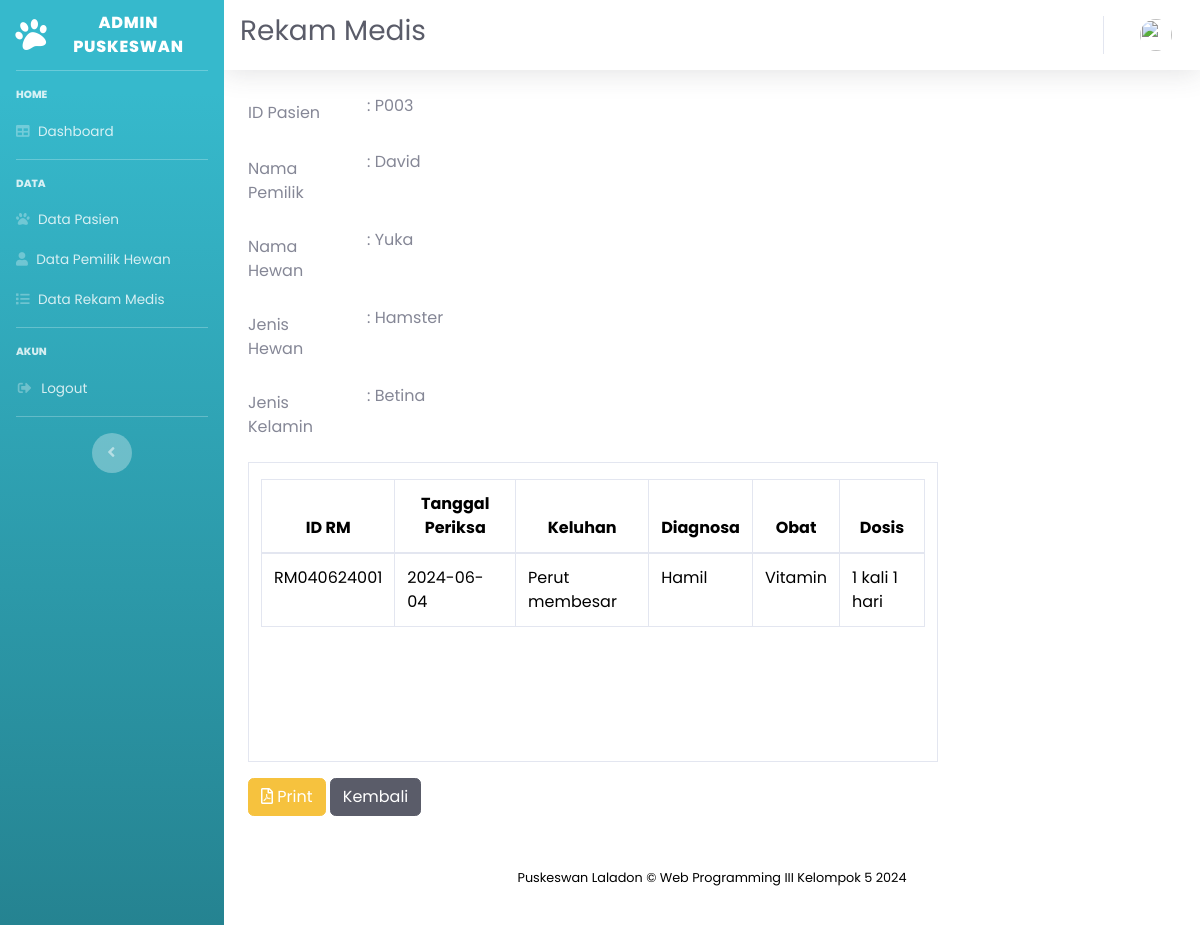
The page /admin/tombolRM/P003 on the database its author committed.
### tables this page shows
CREATE TABLE `pasien` (
  `id_hewan` char(4) NOT NULL,
  `id_user` char(4) NOT NULL,
  `nama_hewan` varchar(128) NOT NULL,
  `jns_hewan` varchar(128) NOT NULL,
  `jns_klmn` varchar(11) NOT NULL
);

CREATE TABLE `user` (
  `id_user` char(4) NOT NULL,
  `nama` varchar(128) NOT NULL,
  `nik` varchar(20) NOT NULL,
  `alamat` text NOT NULL,
  `email` varchar(150) NOT NULL,
  `no_telp` varchar(15) NOT NULL,
  `password` varchar(256) NOT NULL,
  `image` varchar(128) NOT NULL
);

CREATE TABLE `rekam_medis` (
  `id_rm` char(11) NOT NULL,
  `id_user` varchar(4) NOT NULL,
  `id_hewan` varchar(4) NOT NULL,
  `tgl_sekarang` date NOT NULL,
  `keluhan` varchar(256) NOT NULL,
  `status` varchar(20) NOT NULL
);

CREATE TABLE `detail_rm` (
  `id_rm` char(11) NOT NULL,
  `diagnosa` varchar(256) NOT NULL,
  `obat` varchar(256) NOT NULL,
  `dosis` varchar(256) NOT NULL,
  `status` varchar(20) NOT NULL
);

### application/controllers/Admin.php (called while the page is built, shortened)
<?php
class Admin extends CI_Controller
{
    public function __construct()
    {
        $this->load->library('form_validation');
        $this->load->model('ModelAdmin');
    }
    public function tombolRM()
    {
        $data['judul'] = "Rekam Medis";
        $data['admin'] = $this->ModelAdmin->cekData(['username' => $this->session->userdata('username')])->row_array();
        $id_hewan = $this->uri->segment(3);
        $data['pasien'] = $this->ModelPasien->getPasienWithOwner($id_hewan);
        if ($data['pasien']) {
            $data['rekam'] = $this->ModelPasien->getRekamMedisAdmin($id_hewan);
        } else {
            $data['rekam'] = [];
        }
        $this->load->view('temp/header', $data);
        $this->load->view('temp/sidebar_admin', $data);
        $this->load->view('temp/topbar-admin', $data);
        $this->load->view('admin/rekam-pasien', $data);
        $this->load->view('temp/footer');
    }
}

### index.php (called while the page is built, shortened)
<?php
require_once BASEPATH.'core/CodeIgniter.php';

### application/models/ModelPasien.php (called while the page is built, shortened)
<?php
class ModelPasien extends CI_Model
{
    public function getPasienWithOwner($id_hewan)
    {
        $this->db->select('pasien.*, user.nama AS nama_pemilik');
        $this->db->from('pasien');
        $this->db->join('user', 'pasien.id_user = user.id_user', 'left');
        $this->db->where('pasien.id_hewan', $id_hewan);
        return $this->db->get()->row_array();
    }
    public function getRekamMedisAdmin($id_hewan) {
        $this->db->select('rekam_medis.id_rm, rekam_medis.tgl_sekarang, rekam_medis.keluhan, detail_rm.diagnosa, detail_rm.obat, detail_rm.dosis, pasien.id_hewan, pasien.nama_hewan, pasien.jns_hewan, pasien.jns_klmn, user.nama as nama_pemilik');
        $this->db->from('rekam_medis');
        $this->db->join('pasien', 'rekam_medis.id_hewan = pasien.id_hewan');
        $this->db->join('user', 'pasien.id_user = user.id_user');
        $this->db->join('detail_rm', 'rekam_medis.id_rm = detail_rm.id_rm');
        $this->db->where('rekam_medis.id_hewan', $id_hewan);
        return $this->db->get()->result_array();
    }
}

### application/views/admin/rekam-pasien.php (the view, shortened to what this page needs)
<div class="container-fluid">
    <div class="row">
        <div class="col-lg-9">
            <?php if (!empty($pasien)) { ?>
                <div class="form-group row">
                    <label for="nama_hewan" class="col-sm-2 col-form-label">ID Pasien</label>
                    <div class="col-sm-8">
                        <p> : <?php echo $pasien['id_hewan']; ?></p>
                    </div>
                </div>
                <div class="form-group row">
                    <label for="nama_pemilik" class="col-sm-2 col-form-label">Nama Pemilik</label>
                    <div class="col-sm-8">
                        <p> : <?php echo $pasien['nama_pemilik']; ?></p>
                    </div>
                </div>
                <div class="form-group row">
                    <label for="nama_hewan" class="col-sm-2 col-form-label">Nama Hewan</label>
                    <div class="col-sm-8">
                        <p> : <?php echo $pasien['nama_hewan']; ?></p>
                    </div>
                </div>
                <div class="form-group row">
                    <label for="jns_hewan" class="col-sm-2 col-form-label">Jenis Hewan</label>
                    <div class="col-sm-8">
                        <p> : <?php echo $pasien['jns_hewan']; ?></p>
                    </div>
                </div>
                <div class="form-group row">
                    <label for="jns_klmn" class="col-sm-2 col-form-label">Jenis Kelamin</label>
                    <div class="col-sm-8">
                        <p> : <?php echo $pasien['jns_klmn']; ?></p>
                    </div>
                </div>
            <?php } else { ?>
                <p>Data pasien tidak ditemukan.</p>
            <?php } ?>
            <div class="table-responsive table-bordered col-12 mt-2" style="height: 300px;">
                <table class="table mt-3">
                    <thead>
                        <tr class="text-center">
                            <th scope="col">ID RM</th>
                            <th scope="col">Tanggal Periksa</th>
                            <th scope="col">Keluhan</th>
                            <th scope="col">Diagnosa</th>
                            <th scope="col">Obat</th>
                            <th scope="col">Dosis</th>
                        </tr>
                    </thead>
                    <tbody>
                        <?php
                        if (!empty($rekam)) {
                            foreach ($rekam as $r) { ?>
                                <tr>
                                    <td class="text-center"><?= $r['id_rm']; ?></td>
                                    <td><?= $r['tgl_sekarang']; ?></td>
                                    <td><?= $r['keluhan']; ?></td>
                                    <td><?= $r['diagnosa']; ?></td>
                                    <td><?= $r['obat']; ?></td>
                                    <td><?= $r['dosis']; ?></td>
                                </tr>
                            <?php }
                        } else { ?>
                            <tr>
                                <td colspan="6" class="text-center">Tidak ada data rekam medis</td>
                            </tr>
                        <?php } ?>
                    </tbody>
                </table>
            </div>
            <div class="form-group">
                <a href="<?= base_url('admin/cetakRekamMedis/') . $pasien['id_hewan']; ?>" class="btn btn-warning"><i class="far fa-file-pdf"></i> Print</a>
                <a href="<?= base_url('admin/dataPasien') ?>">
                    <button type=button class="btn btn-dark"> Kembali</button>
                </a>
            </div>
        </div>
    </div>
</div>
</div>

### asset/css/style.css (style rules this page uses)
* { margin: 0; padding: 0; box-sizing: border-box; font-family: "poppins", sans-serif; }
body { min-height: 100vh; display: flex; align-items: center; justify-content: center; }

### rows shown on the page
pasien: id_hewan "P003", id_user.nama "David", nama_hewan "Yuka", jns_hewan "Hamster", jns_klmn "Betina"
rekam_medis: id_rm "RM040624001", tgl_sekarang "2024-06-04", keluhan "Perut membesar", detail_rm.diagnosa "Hamil", detail_rm.obat "Vitamin", detail_rm.dosis "1 kali 1 hari"

### other values the page prints
$judul "Rekam Medis"
